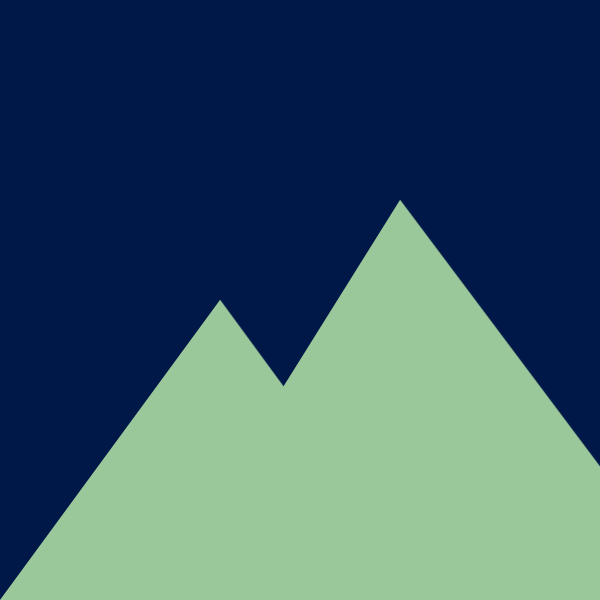
Frame 1 (no input)
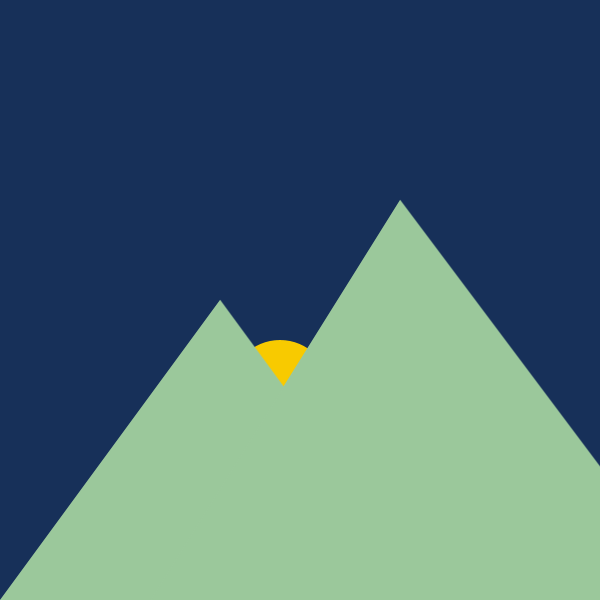
Frame 60 (the mouse pressed at the canvas centre just before this capture)
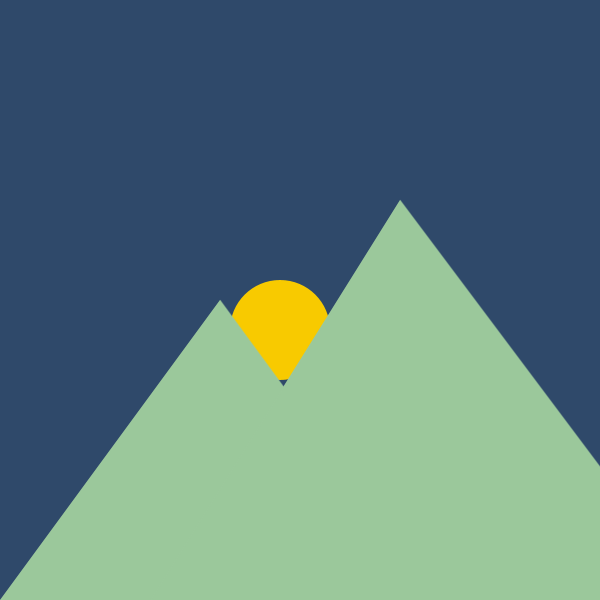
Frame 120 (the mouse held since frame 60 and released just before this capture)

The Processing sketch that drew these frames (run headless with seeded random() and noise(); from frame 60 on, the mouse is pressed at the canvas centre):

// Processing sketch: processing_159829
// ── processing_159829.pde

void setup(){
  size(600,600);
  smooth();
  
  
}

int sunX = 280;
int sunY = 450;
int moonX = 280;
int moonY = 450;
int state = 0;
int speed = 1;
float SSColorR = 0;
float SSColorG = 24;
float SSColorB = 72;
float a;
float diam;
float starX;
float starY;
int count = 0;


void draw(){
  
  //sunrise
 if(state == 0){
    sunY = sunY - speed;
    SSColorR = SSColorR + ((198.0-0.0)/(450.0+52.0));
    SSColorG = SSColorG + ((229.0-24.0) /(450.0+52.0)); //  sum it by difference of color divided by number of steps
    SSColorB = SSColorB + ((217.0-72.0) /(450.0+52.0)); // same here
    background(int(SSColorR),int(SSColorG),int(SSColorB));
    fill(248,202,0);
    noStroke();
    ellipse(sunX,sunY, 100,100);
       if (sunY < -52) {
       sunY = 450;
       state = 1;
        } 
 } 
 //darkness falls / moonrise
 else if (state == 1){
    moonY = moonY - speed;
    SSColorR = SSColorR - ((198.0-0.0)/(450.0-150.0)); //  sum it by difference of color divided by number of steps
    SSColorG = SSColorG - ((229.0-24.0) /(450.0-150.0)); 
    SSColorB = SSColorB - ((217.0-72.0) /(450.0-150.0)); 
    background(int(SSColorR),int(SSColorG),int(SSColorB)); // must cast to integer
    fill(255);
    noStroke();
    ellipse(moonX,moonY, 30,30);
    if (moonY < 150) {
      state=2;
      moonY = 450;
         } 
    } 
    else if (state == 2){
     count++;
     a = random(255);
     diam = random(10);
  //casting to integer
  starX = int(random(width)); 
  starY = int(random(height)); 
  
  // stars come out
   noStroke();
   fill(255,255,255,a);
   ellipse(starX,starY,diam,diam); 
    }
       //reset the machine
       if(count > 450){
         count = 0;
         state = 0;
      }
  
 
 //mountains
  stroke(155,200,155,100);
  fill(155,200,155,255); 
  triangle(0,600,220,300,440,600);
  triangle(150,600,400,200,700,600);
  
}
